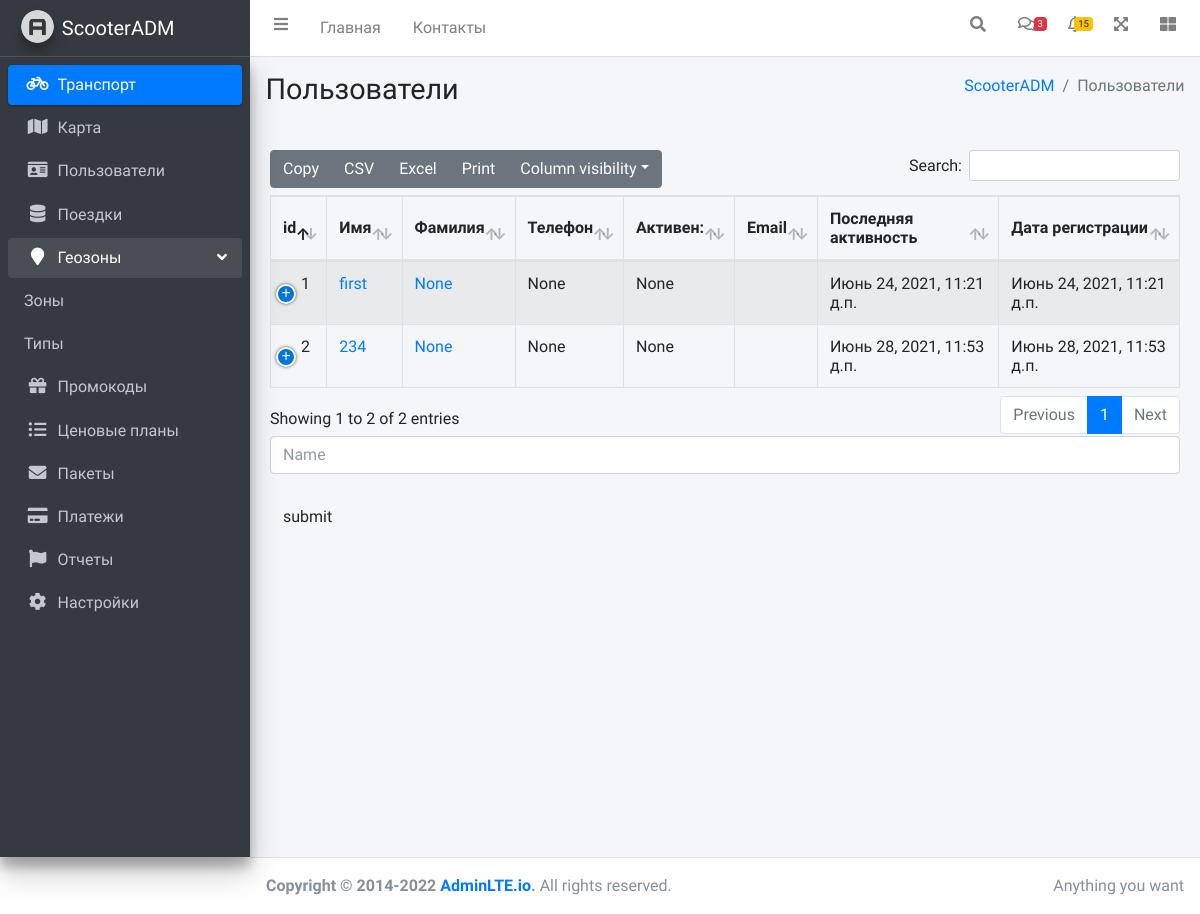
The page /users.html on the database as committed earlier.
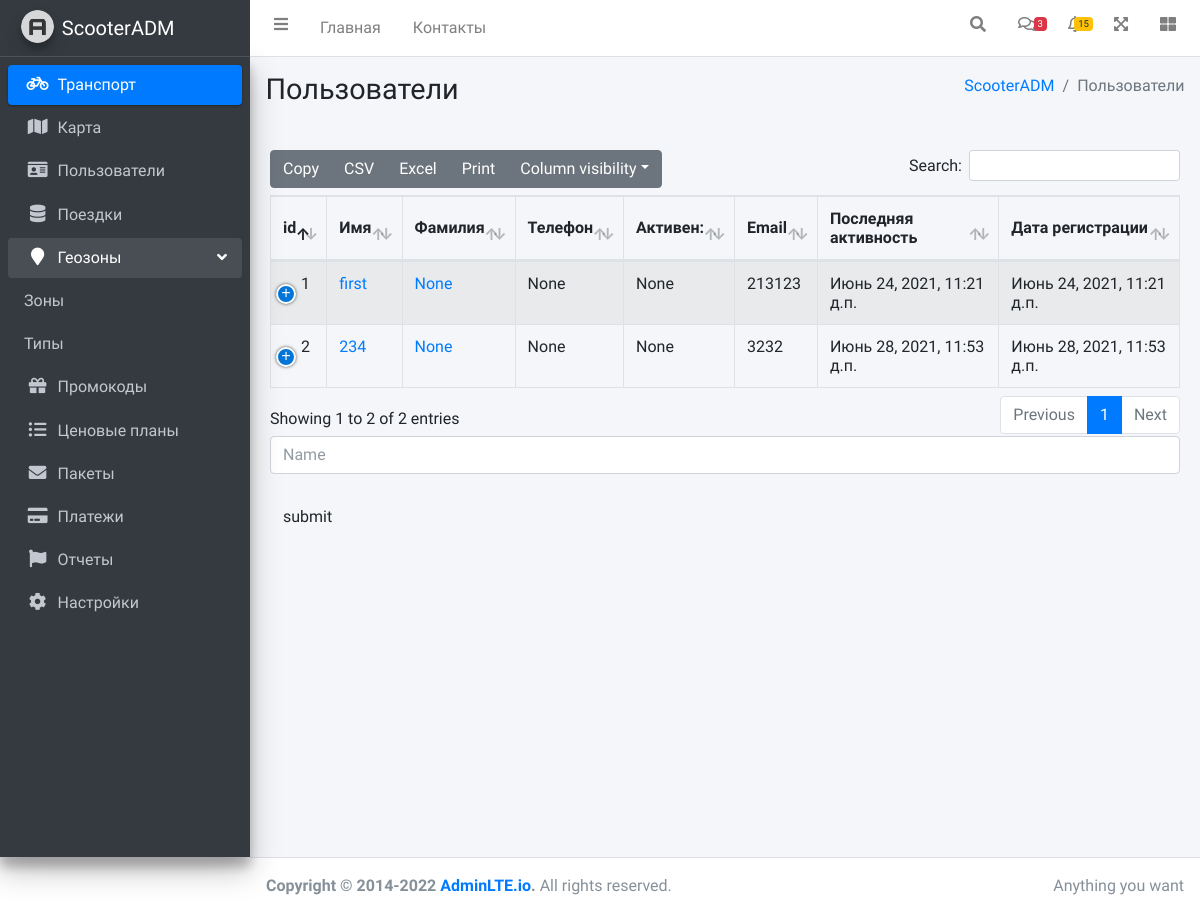
The same page on the database as committed later.
### adm/models.py (models this page shows, shortened)
class User(models.Model):
    id = models.IntegerField(primary_key=True)
    Ico = models.ImageField()
    Name = models.CharField(max_length=30, null=True, unique=True)
    Soname = models.CharField(max_length=30, null=True)
    Phone = models.CharField(max_length=30, null=True,unique=True)
    Email = models.EmailField(max_length=40, null=False,unique=True)
    IsActive = models.BooleanField(null=True)
    LastActive = models.DateTimeField(auto_now=True)
    DateOfRegistration = models.DateTimeField(auto_now_add=True)
    PresentCode = models.CharField(max_length=30, null=True)
    UserBalance = models.ForeignKey('Balance', on_delete=models.DO_NOTHING, null=True)
    def get_absolute_url(self):
        return reverse('user', kwargs={'user_id': self.pk})

### adm/views.py (the view)
# urls.py: path('users.html', views.users, name='users'),
def users(request):
    error = ''
    if request.method == 'POST':
        form = UserForm(request.POST)
        if form.is_valid():
            form.save()
        else:
            error = form.errors
    user = User.objects.all()
    name = "Пользователи"
    form = UserForm()
    data = {
        'form': form,
        'user': user,
        'name': name,
        'error': error
    }
    return render(request, 'adm/users.html', data)

### adm/forms.py
class UserForm(ModelForm):
    class Meta:
        model = User
        fields = ['Name']
        widgets = {
            "Name": TextInput(attrs={
                'class': 'form-control',
                'placeholder': 'Name'
            }),
        }

### templates/adm/users.html (shortened to what this page needs)
{% extends 'adm/index.html' %}
{% load static %}
{% block content_header %}
<div class="content-header">
      <div class="container-fluid">
        <div class="row mb-2">
          <div class="col-sm-6">
            <h1 class="m-0">Пользователи</h1>
          </div>
          <div class="col-sm-6">
            <ol class="breadcrumb float-sm-right">
              <li class="breadcrumb-item"><a href="#">{% block content_header_breadcrumb %}ScooterADM{% endblock %}</a></li>
              <li class="breadcrumb-item active">{{name}}</li>
            </ol>
          </div>
        </div>
      </div>
    </div>
{% endblock %}
{% block main_content.html %}
<div class="card-body">
                <table id="example1" class="table table-bordered table-striped">
                  <thead>
                  <tr>
                    <th>id</th>
                    <th>Имя</th>
                    <th>Фамилия</th>
                    <th>Телефон</th>
                    <th>Активен:</th>
                    <th>Email</th>
                    <th>Последняя активность</th>
                    <th>Дата регистрации</th>
                  </tr>
                  </thead>
                  <tbody>
                      {%for el in user%}
                      <tr>
                        <td>{{el.id}}</td>
                        <td><a href="{{ el.get_absolute_url}}">{{el.Name}}</a></td>
                        <td><a href="{{ el.get_absolute_url}}">{{el.Soname}}</a></td>
                        <td>{{el.Phone}}</td>
                        <td>{{el.IsActive}}</td>
                        <td>{{el.Email}}</td>
                        <td>{{el.LastActive}}</td>
                        <td>{{el.DateOfRegistration}}</td>
                      </tr>
                      {% endfor%}
                </table>
                <div>
                    <form method="post">
                      {{form.Name}} <br>
                      <button class="btn btn-succes" type="submit">submit</button>
                    </form>
                </div>
              </div>
{% endblock %}

Rows that differ between the two databases and show on the page:
changed User "first": Email (not shown) → "213123"
changed User "Июнь 28, 2021, 11:53 д.п.": Email (not shown) → "3232"
